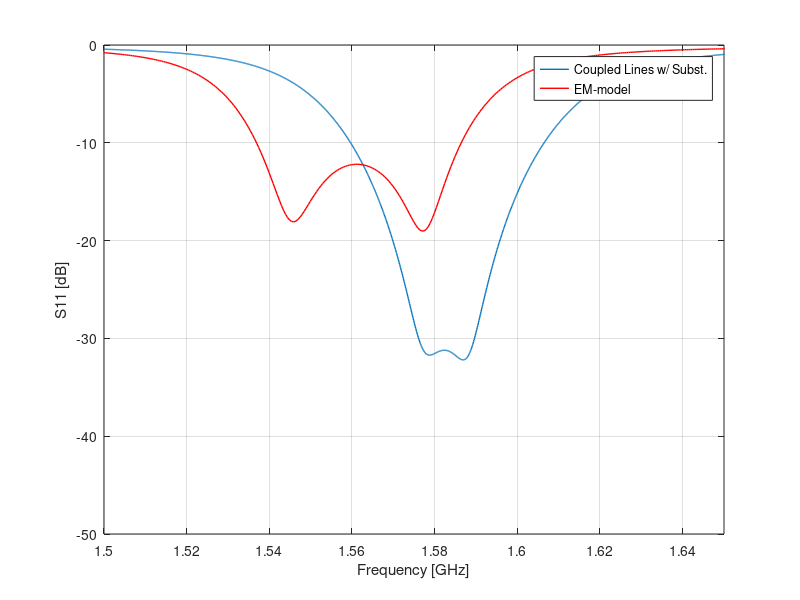
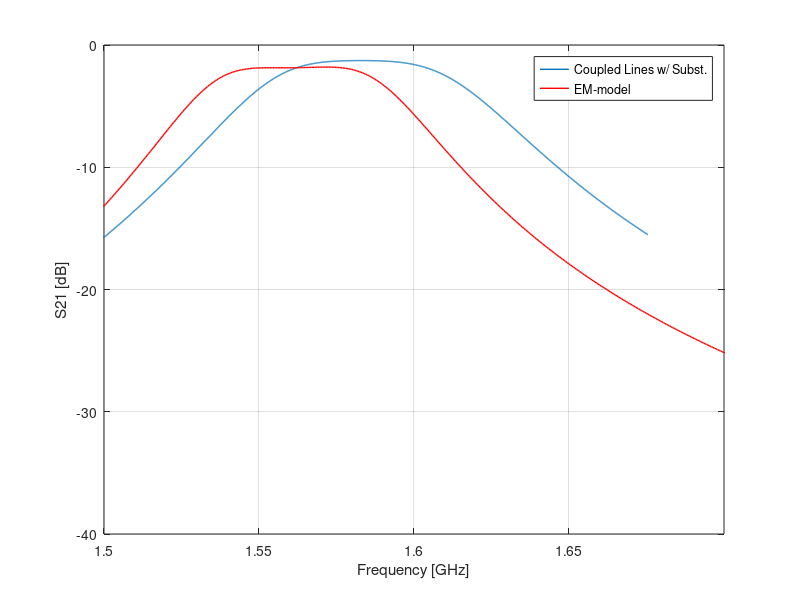

Write MATLAB code to recreate these figures, in order.
  close all;
    f = fopen('S11_only_series_res.txt');
    S11_ser_res = textscan(f,'%f32 %f32');
    fclose(f);
     
    f = fopen('S21_only_series_res.txt');
    S21_ser_res = textscan(f,'%f32 %f32');
    fclose(f);
    
    f = fopen('S11_TL.txt');
    S11_TL = textscan(f,'%f32 %f32');
    fclose(f);
     
    f = fopen('S21_TL.txt');
    S21_TL = textscan(f,'%f32 %f32');
    fclose(f);
    
    f = fopen('S11_ideal_CL.txt');
    S11_icl = textscan(f,'%f32 %f32');
    fclose(f);
     
    f = fopen('S21_ideal_CL.txt');
    S21_icl = textscan(f,'%f32 %f32');
    fclose(f);
    
    f = fopen('S11_subst_CL.txt');
    S11_scl = textscan(f,'%f32 %f32');
    fclose(f);
     
    f = fopen('S21_subst_CL.txt');
    S21_scl = textscan(f,'%f32 %f32');
    fclose(f);

  
    f = fopen('S11_layout.txt');
    S11_lay = textscan(f,'%f32 %f32');
    fclose(f);
     
    f = fopen('S21_layout.txt');
    S21_lay = textscan(f,'%f32 %f32');
    fclose(f);
    
%     figure(1)
%     plot(S11_ser_res{1}./1e9,S11_ser_res{2},'Linewidth',1);
%     grid on;
%     xlim([1.5 1.65]);
%     xlabel('Frequency [GHz]');
%     ylabel('S11 [dB]');
%     
%     figure(2)
%     plot(S21_ser_res{1}./1e9,S21_ser_res{2},'Linewidth',1);
%     grid on;
%     xlim([1.5 1.7]);
%     xlabel('Frequency [GHz]');
%     ylabel('S21 [dB]');
%     
%     figure(3)
%     plot(S11_ser_res{1}./1e9,S11_ser_res{2},'Linewidth',1);
%     hold on;
%     plot(S11_TL{1}./1e9,S11_TL{2},'r','Linewidth',1);
%     grid on;
%     xlim([1.5 1.65]);
%     ylim([-100 0]);
%     xlabel('Frequency [GHz]');
%     ylabel('S11 [dB]');
%     legend('Series res. discrete','Transmission Line');
%     
%     figure(4)
%     plot(S21_ser_res{1}./1e9,S21_ser_res{2},'Linewidth',1);
%     hold on;
%     plot(S21_TL{1}./1e9,S21_TL{2},'r','Linewidth',1);
%     grid on;
%     xlim([1.5 1.7]);
%     xlabel('Frequency [GHz]');
%     ylabel('S21 [dB]');
%     legend('Series res. discrete','Transmission Line');
%     
%     
%     figure(5)
%     plot(S11_scl{1}./1e9,S11_scl{2},'r','Linewidth',1);
%     hold on;
%     plot(S11_icl{1}./1e9,S11_icl{2},'Linewidth',1);
%     grid on;
%     xlim([1.5 1.65]);
%     ylim([-50 0]);
%     xlabel('Frequency [GHz]');
%     ylabel('S11 [dB]');
%     legend('Coupled Lines w/ Subst.','Ideal Coupled Lines');
%     
%     
%     figure(6)
%     plot(S21_scl{1}./1e9,S21_scl{2},'r','Linewidth',1);
%     hold on;
%     plot(S21_icl{1}./1e9,S21_icl{2},'Linewidth',1);
%     grid on;
%     xlim([1.5 1.7]);
%     xlabel('Frequency [GHz]');
%     ylabel('S21 [dB]');
%     legend('Coupled Lines w/ Subst.','Ideal Coupled Lines');
%     
%     
    figure(7)
    plot(S11_scl{1}./1e9,S11_scl{2},'Linewidth',1);
    hold on;
    plot(S11_lay{1}./1e9,S11_lay{2},'r','Linewidth',1);
    grid on;
    xlim([1.5 1.65]);
    ylim([-50 0]);
    xlabel('Frequency [GHz]');
    ylabel('S11 [dB]');
    legend('Coupled Lines w/ Subst.','EM-model');
    
    figure(8)
    plot(S21_scl{1}./1e9,S21_scl{2},'Linewidth',1);
    hold on;
    plot(S21_lay{1}./1e9,S21_lay{2},'r','Linewidth',1);
    grid on;
    xlim([1.5 1.7]);
    xlabel('Frequency [GHz]');
    ylabel('S21 [dB]');
    legend('Coupled Lines w/ Subst.','EM-model');
%     
%     figure(9)
%     plot(S11_TL{1}./1e9,S11_TL{2},'Linewidth',1);
%     grid on;
%     xlim([1.4 1.7]);
%     ylim([-50 0]);
%     hold on;
%     plot(S11_ser_res{1}./1e9,S11_ser_res{2},'Linewidth',1,'Color','r');
%     xlabel('Frequency [GHz]');
%     ylabel('S11 [dB]');
%     legend('Layout Friendly','EM-model');
%     
%     figure(10)
%     plot(S21_TL{1}./1e9,S21_TL{2},'Linewidth',1);
%     grid on;
%     xlim([1.4 1.7]);
%     ylim([-50 0]);
%     hold on;
%     plot(S21_ser_res{1}./1e9,S21_ser_res{2},'Linewidth',1,'Color','r');
%     xlabel('Frequency [GHz]');
%     ylabel('S21 [dB]');
%     legend('Layout Friendly','EM-model');